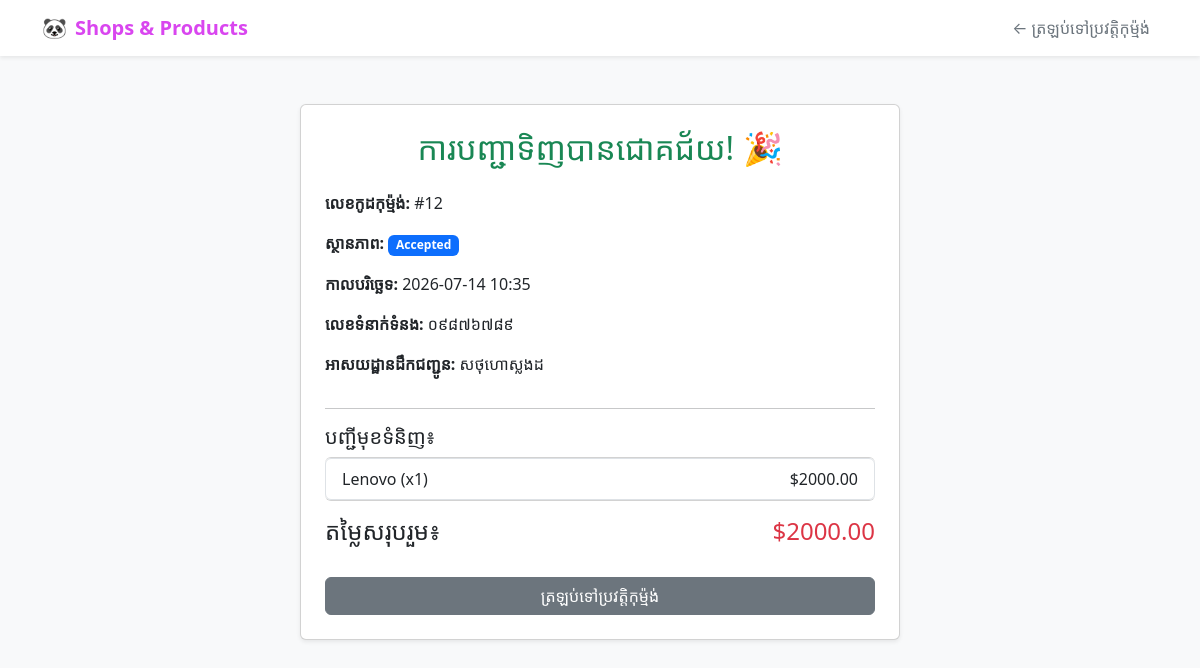
The page /order/12/ (signed in) on the database as committed earlier.
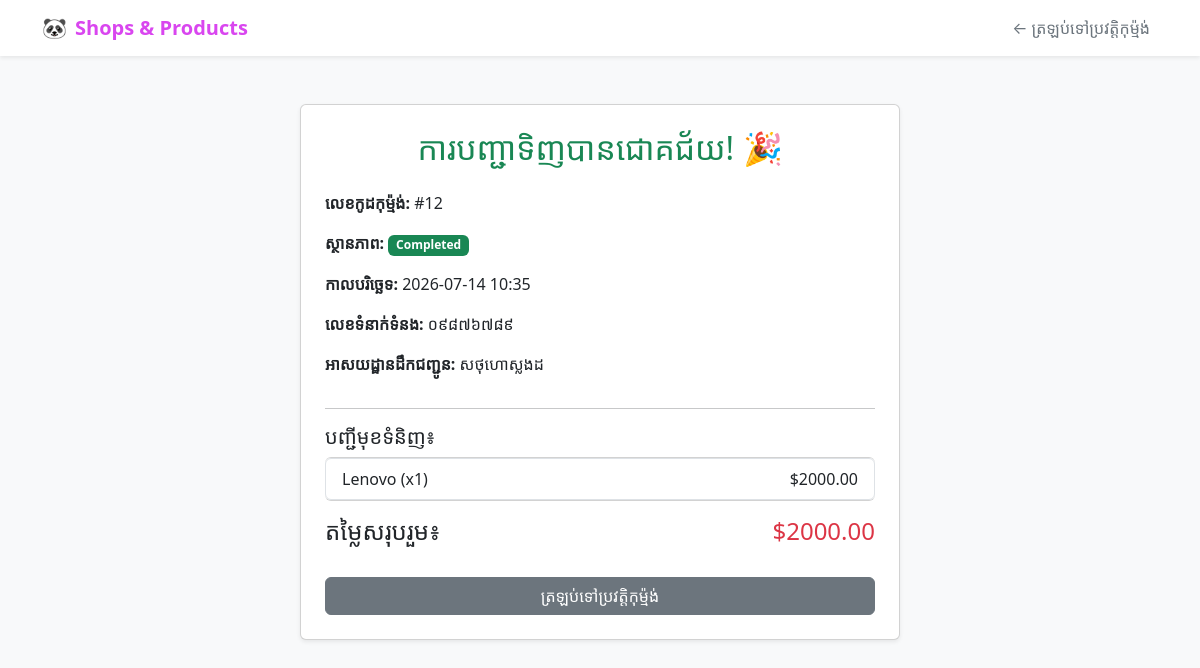
The same page on the database as committed later.
### adminsystem/models.py (models this page shows, shortened)
class Order(models.Model):
    STATUS_CHOICES = (
        ('Pending', 'Pending'),
        ('Accepted', 'Accepted'),
        ('Completed', 'Completed'),
        ('Cancelled', 'Cancelled'),
    )
    user = models.ForeignKey(User, on_delete=models.CASCADE, null=True, blank=True)
    total_price = models.DecimalField(max_digits=10, decimal_places=2, default=0.00)
    status = models.CharField(max_length=20, choices=STATUS_CHOICES, default='Pending')
    created_at = models.DateTimeField(auto_now_add=True)
    phone = models.CharField(max_length=20, blank=True, null=True)
    address = models.TextField(blank=True, null=True)

### adminsystem/views.py (the view)
# urls.py: path('order/<int:order_id>/', views.order_detail, name='order_detail'),
@login_required(login_url='login')
def order_detail(request, order_id):
    order = get_object_or_404(Order, id=order_id, user=request.user)
    return render(request, 'order_detail.html', {
        'order': order
    })

### adminsystem/views.py (called while the page is built)
def active_orders_count(request):
    if request.user.is_authenticated:
        count = Order.objects.filter(
            user=request.user,
            status__in=['Pending', 'Accepted']
        ).count()
        return {'active_orders_count': count}
    return {'active_orders_count': 0}

### adminsystem/templates/order_detail.html (shortened to what this page needs)
<!DOCTYPE html>
<html lang="en">
<head>
    <link rel="stylesheet" href="https://cdn.jsdelivr.net/npm/bootstrap@5.3.0/dist/css/bootstrap.min.css">
</head>
<body class="bg-light">
<nav class="navbar navbar-expand-lg navbar-light bg-white shadow-sm mb-4">
    <div class="container">
        <a class="navbar-brand font-weight-bold text-danger d-flex align-items-center gap-2" href="{% url 'index' %}">
            🐼 <span style="color: #d946ef; font-weight: bold;">Shops & Products</span>
        </a>
        <div class="navbar-nav ms-auto">
            <a class="nav-link text-secondary" href="{% url 'my_orders' %}">← ត្រឡប់ទៅប្រវត្តិកុម្ម៉ង់</a>
        </div>
    </div>
</nav>
<div class="container mt-5">
    <div class="card p-4 shadow-sm mx-auto" style="max-width: 600px;">
        <h2 class="text-success text-center mb-4">ការបញ្ជាទិញបានជោគជ័យ! 🎉</h2>
        <p><strong>លេខកូដកុម្ម៉ង់:</strong> #{{ order.id }}</p>
        <p><strong>ស្ថានភាព:</strong>
            <span class="badge {% if order.status == 'Pending' %} bg-warning text-dark {% elif order.status == 'Accepted' %} bg-primary {% elif order.status == 'Completed' %} bg-success {% elif order.status == 'Cancelled' %} bg-danger {% endif %}">
                {{ order.status }}
            </span>
        </p>
        <p><strong>កាលបរិច្ឆេទ:</strong> {{ order.created_at|date:"Y-m-d H:i" }}</p>
        <p><strong>លេខទំនាក់ទំនង:</strong> {{ order.phone|default:"មិនទាន់បំពេញ" }}</p>
        <p><strong>អាសយដ្ឋានដឹកជញ្ជូន:</strong> {{ order.address|default:"មិនទាន់បំពេញ" }}</p>
        <hr>
        <h5>បញ្ជីមុខទំនិញ៖</h5>
        <ul class="list-group mb-3">
            {% for item in order.items.all %}
            <li class="list-group-item d-flex justify-content-between align-items-center">
                {{ item.product.name }} (x{{ item.quantity }})
                <span>${{ item.price }}</span>
            </li>
            {% endfor %}
        </ul>
        <div class="d-flex justify-content-between align-items-center mb-4">
            <h4>តម្លៃសរុបរួម៖</h4>
            <h4 class="text-danger">${{ order.total_price }}</h4>
        </div>
        <a href="{% url 'my_orders' %}" class="btn btn-secondary w-100">ត្រឡប់ទៅប្រវត្តិកុម្ម៉ង់</a>
    </div>
</div>
</body>
</html>

Rows that differ between the two databases and show on the page:
changed Order "សថុហោស្លងដ": status "Accepted" → "Completed"
